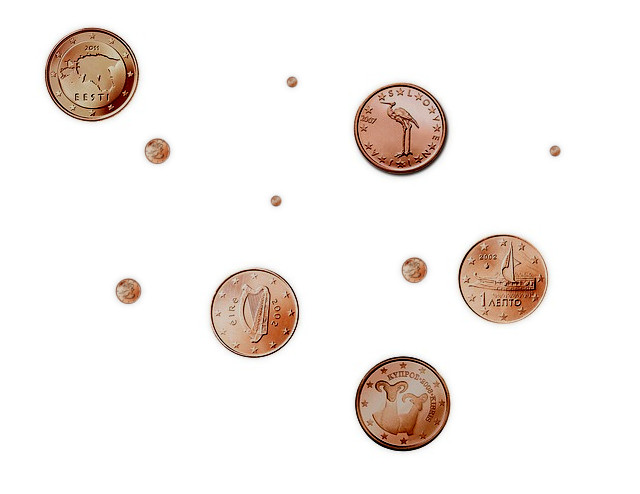
#> input picture images/coins.jpg, 640 x 494 px
$ python exercise3e.py
#> lines starting #> are read from the running program, lines starting #| are printed output that depends on the picture; after the words box and inside, x2 and y2 are one past the last pixel; in counts of white or black regions, pixels touching at a corner belong together
#> further down, img is the input picture: shape (494, 640, 3); mean R, G, B 245.2, 240, 237
# exercise 3.e
from UZ_utils import *
import numpy as np
import cv2
from matplotlib import pyplot as plt

def rgb2gray(rgb):
    rgb = rgb.astype(np.float64)
    r, g, b = rgb[:, :, 0], rgb[:, :, 1], rgb[:, :, 2]
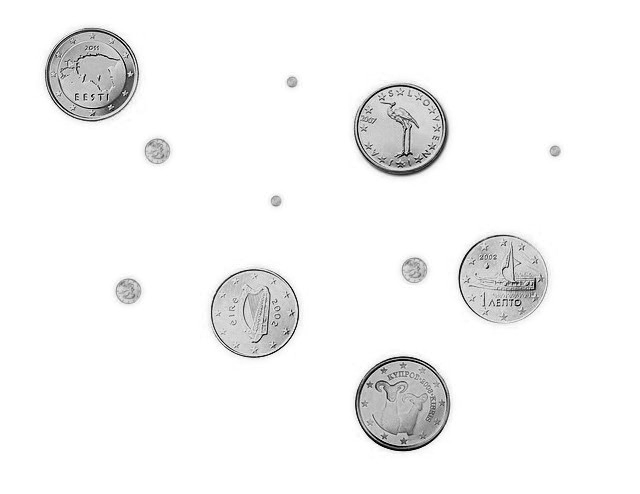
#> r: shape (494, 640) float64; min 0, max 255, mean 245.2
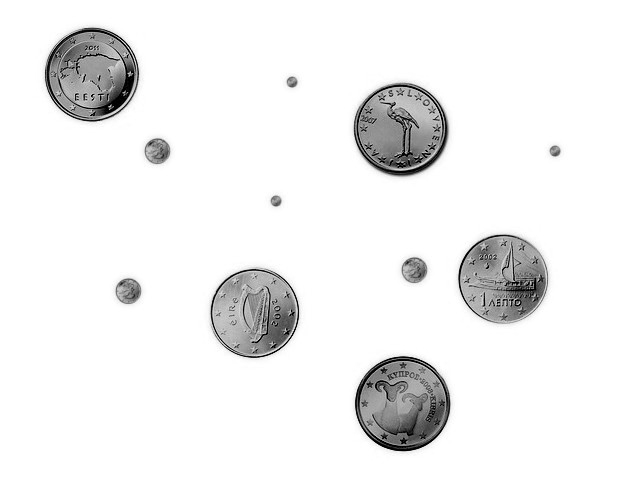
#> g: shape (494, 640) float64; min 0, max 255, mean 240
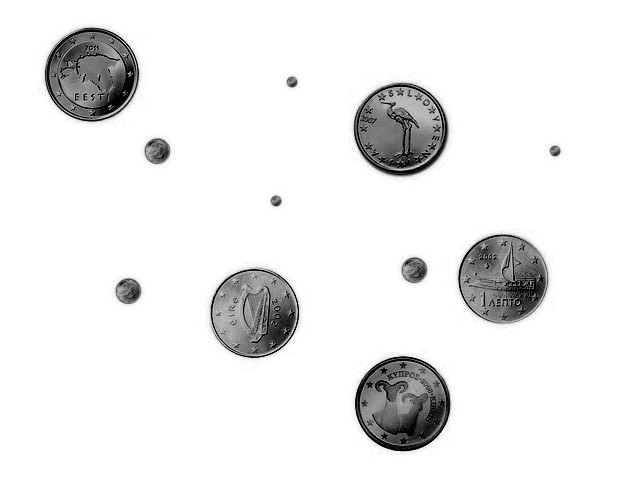
#> b: shape (494, 640) float64; min 0, max 255, mean 237
    v = (r + g + b) / 3
    return v.astype(np.uint8)
# def rgb2gray(rgb):
#     r, g, b = rgb[:, :, 0], rgb[:, :, 1], rgb[:, :, 2]
#     return  r * 0.2989 + g * 0.5870 + b * 0.1140


img = plt.imread('images/coins.jpg') # 0-255
img_without_big_coins = np.copy(img)
grey = rgb2gray(np.copy(img))

threshold = 225
mask = np.where(grey > threshold, 0, 1)
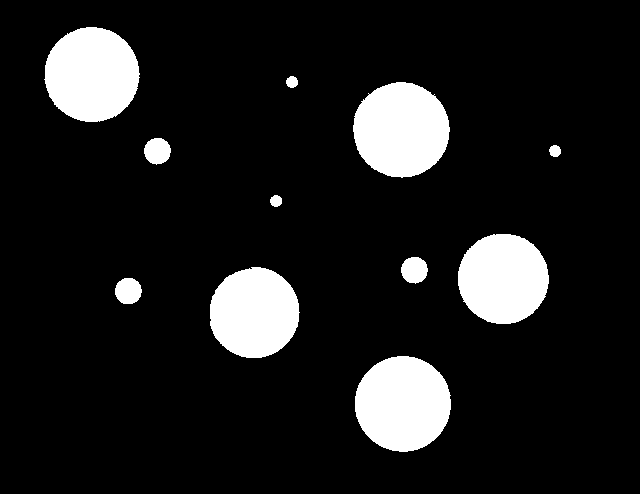
#> mask: shape (494, 640) int64; values 0 (black) and 1 (white), 11.5% white; 11 white regions, largest, box (x1, y1, x2, y2) and area: (355, 356, 451, 452) 7221, (353, 82, 450, 178) 7205, (44, 27, 140, 122) 7072
mask = mask.astype(np.uint8)

n = 4
se = np.ones((n,n), np.uint8) # create a square structuring element
# se = cv2.getStructuringElement(cv2.MORPH_ELLIPSE,(n,n))

img_eroded = cv2.erode(mask, se)
#> img_eroded: shape (494, 640); values 0 (black) and 1 (white), 10.4% white; 11 white regions, largest, box (x1, y1, x2, y2) and area: (357, 358, 450, 451) 6653, (355, 84, 449, 176) 6631, (47, 29, 138, 121) 6506
img_dilated = cv2.dilate(mask, se)
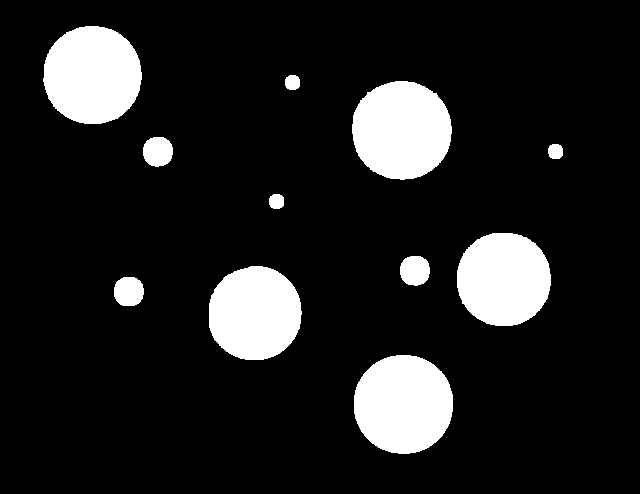
#> img_dilated: shape (494, 640); values 0 (black) and 1 (white), 12.7% white; 11 white regions, largest, box (x1, y1, x2, y2) and area: (354, 355, 453, 454) 7809, (352, 81, 452, 180) 7802, (43, 26, 142, 124) 7660

img_eroded_dilated = cv2.dilate(img_eroded, se)
#> img_eroded_dilated: shape (494, 640); values 0 (black) and 1 (white), 11.5% white; 11 white regions, largest, box (x1, y1, x2, y2) and area: (356, 357, 452, 453) 7220, (354, 83, 451, 178) 7198, (46, 28, 140, 123) 7064
img_dilated_eroded = cv2.erode(img_dilated, se)
#> img_dilated_eroded: shape (494, 640); values 0 (black) and 1 (white), 11.5% white; 11 white regions, largest, box (x1, y1, x2, y2) and area: (356, 357, 452, 453) 7224, (354, 83, 451, 179) 7214, (45, 28, 141, 123) 7078

num_of_components, output, stats, centroids = cv2.connectedComponentsWithStats(img_dilated_eroded, connectivity=8)
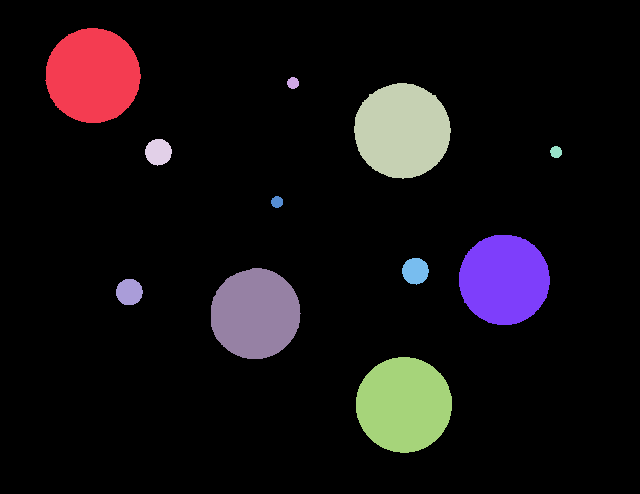
#> output: shape (494, 640) int32; 12 distinct labels, from 0 to 11; one colour per label, 0 black
#> num_of_components = 12; stats = [[0, 0, 640, 494, 279754], [45, 28, 96, 95, 7078], [287, 77, 12, 12, 112], [354, 83, 97, 96, 7214], [145, 139, 27, 27, 559], [550, 146, 12, 12, 113], [271, 196, 12, 12, 113], [459, 235, 91, 90, 6459], [402, 258, 27, 27, 561], [211, 268, 90, 91, 6414], [116, 279, 27, 26, 559], [356, 357, 96, 96, 7224]]; centroids = [[318.6, 247.6], [92.5, 75.16], [292.6, 82.56], [401.8, 130.4], [158, 151.6], [555.6, 151.6], [276.6, 201.5], [503.8, 279.3], [415, 270.6], [254.9, 313.4], [128.9, 291.6], [403.5, 404.4]]
# [4 lines of commented-out code are left out]


for i in range(1, num_of_components): # go through connected components
    x = stats[i, cv2.CC_STAT_LEFT] - 5
    y = stats[i, cv2.CC_STAT_TOP] - 5
    w = stats[i, cv2.CC_STAT_WIDTH] + 10
    h = stats[i, cv2.CC_STAT_HEIGHT] + 10
    area = stats[i, cv2.CC_STAT_AREA]
    (cx, cy) = centroids[i]
    print(x, y, w, h, area)
    print(cx, cy)
    if area > 700:
        print(i)
        img_without_big_coins[y:y+h, x:x+w, 0], img_without_big_coins[y:y+h, x:x+w, 1], img_without_big_coins[y:y+h, x:x+w, 2] = 255, 255, 255
#> this loop made 11 passes
#> (x, y, w, h, area, cx, cy) on passes 1 to 11: (40, 23, 106, 105, 7078, 92.5, 75.16), (282, 72, 22, 22, 112, 292.6, 82.56), (349, 78, 107, 106, 7214, 401.8, 130.4), (140, 134, 37, 37, 559, 158, 151.6), (545, 141, 22, 22, 113, 555.6, 151.6), (266, 191, 22, 22, 113, 276.6, 201.5), (454, 230, 101, 100, 6459, 503.8, 279.3), (397, 253, 37, 37, 561, 415, 270.6), (206, 263, 100, 101, 6414, 254.9, 313.4), (111, 274, 37, 36, 559, 128.9, 291.6), (351, 352, 106, 106, 7224, 403.5, 404.4)
#> (printed output is left out)
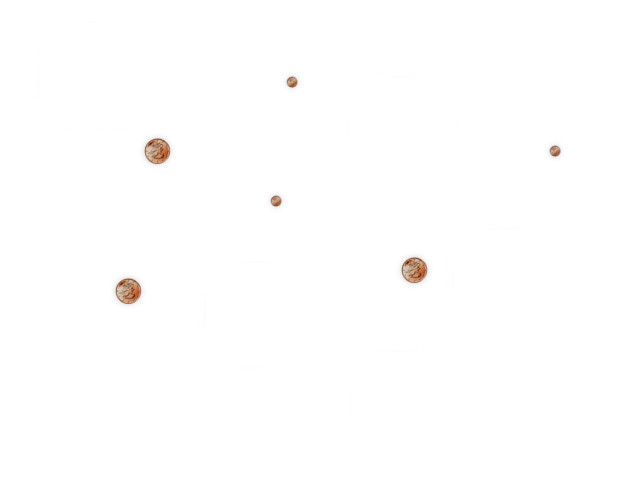
#> img_without_big_coins: shape (494, 640, 3); mean R, G, B 254.5, 254.2, 254


f = plt.figure()
f.add_subplot(2, 3, 1)
plt.imshow(grey, cmap="gray")
plt.title("Grey")

f.add_subplot(2, 3, 2)
plt.imshow(mask, cmap="gray")
plt.title("Mask")

f.add_subplot(2, 3, 3)
plt.imshow(img_dilated_eroded, cmap="gray")
plt.title("Dilated-eroded")

f.add_subplot(2, 3, 4)
plt.imshow(output, cmap="gray")
plt.title("output")

f.add_subplot(2, 3, 5)
plt.imshow(img, cmap="gray")
plt.title("Original")

f.add_subplot(2, 3, 6)
plt.imshow(img_without_big_coins)
plt.title("Without big coins")

plt.show()
